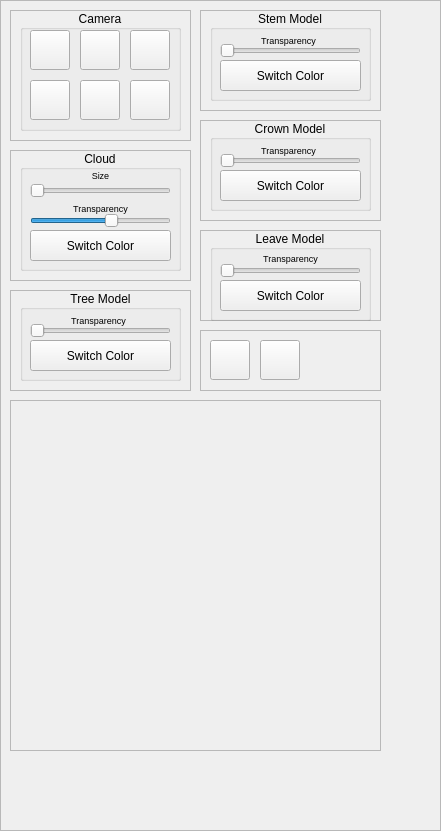
          <widget class="QFrame" name="frame">
           <property name="geometry">
            <rect>
             <x>1360</x>
             <y>0</y>
             <width>441</width>
             <height>831</height>
            </rect>
           </property>
           <property name="frameShape">
            <enum>QFrame::StyledPanel</enum>
           </property>
           <property name="frameShadow">
            <enum>QFrame::Raised</enum>
           </property>
           <widget class="QFrame" name="camera_frame">
            <property name="geometry">
             <rect>
              <x>10</x>
              <y>10</y>
              <width>181</width>
              <height>131</height>
             </rect>
            </property>
            <property name="toolTip">
             <string/>
            </property>
            <property name="statusTip">
             <string>uio</string>
            </property>
            <property name="whatsThis">
             <string>uio</string>
            </property>
            <property name="accessibleName">
             <string>uio</string>
            </property>
            <property name="accessibleDescription">
             <string>uio</string>
            </property>
            <property name="frameShape">
             <enum>QFrame::StyledPanel</enum>
            </property>
            <property name="frameShadow">
             <enum>QFrame::Raised</enum>
            </property>
            <property name="lineWidth">
             <number>2</number>
            </property>
            <widget class="QGroupBox" name="camera_box">
             <property name="geometry">
              <rect>
               <x>10</x>
               <y>0</y>
               <width>161</width>
               <height>121</height>
              </rect>
             </property>
             <property name="title">
              <string>Camera</string>
             </property>
             <property name="alignment">
              <set>Qt::AlignCenter</set>
             </property>
             <widget class="QPushButton" name="xViewNeg">
              <property name="geometry">
               <rect>
                <x>10</x>
                <y>20</y>
                <width>40</width>
                <height>40</height>
               </rect>
              </property>
              <property name="toolTip">
               <string>&lt;html&gt;&lt;head/&gt;&lt;body&gt;&lt;p&gt;Resets the view&lt;/p&gt;&lt;/body&gt;&lt;/html&gt;</string>
              </property>
              <property name="autoFillBackground">
               <bool>false</bool>
              </property>
              <property name="text">
               <string/>
              </property>
              <property name="icon">
               <iconset>
                <normaloff>../resources/ccViewXneg.png</normaloff>../resources/ccViewXneg.png</iconset>
              </property>
             </widget>
             <widget class="QPushButton" name="yViewNeg">
              <property name="geometry">
               <rect>
                <x>60</x>
                <y>20</y>
                <width>40</width>
                <height>40</height>
               </rect>
              </property>
              <property name="toolTip">
               <string>&lt;html&gt;&lt;head/&gt;&lt;body&gt;&lt;p&gt;Resets the view&lt;/p&gt;&lt;/body&gt;&lt;/html&gt;</string>
              </property>
              <property name="autoFillBackground">
               <bool>false</bool>
              </property>
              <property name="text">
               <string/>
              </property>
              <property name="icon">
               <iconset>
                <normaloff>../resources/ccViewYneg.png</normaloff>../resources/ccViewYneg.png</iconset>
              </property>
             </widget>
             <widget class="QPushButton" name="zViewNeg">
              <property name="geometry">
               <rect>
                <x>110</x>
                <y>20</y>
                <width>40</width>
                <height>40</height>
               </rect>
              </property>
              <property name="toolTip">
               <string>&lt;html&gt;&lt;head/&gt;&lt;body&gt;&lt;p&gt;Resets the view&lt;/p&gt;&lt;/body&gt;&lt;/html&gt;</string>
              </property>
              <property name="autoFillBackground">
               <bool>false</bool>
              </property>
              <property name="text">
               <string/>
              </property>
              <property name="icon">
               <iconset>
                <normaloff>../resources/ccViewZneg.png</normaloff>../resources/ccViewZneg.png</iconset>
              </property>
             </widget>
             <widget class="QPushButton" name="xViewPos">
              <property name="geometry">
               <rect>
                <x>10</x>
                <y>70</y>
                <width>40</width>
                <height>40</height>
               </rect>
              </property>
              <property name="toolTip">
               <string>&lt;html&gt;&lt;head/&gt;&lt;body&gt;&lt;p&gt;Resets the view&lt;/p&gt;&lt;/body&gt;&lt;/html&gt;</string>
              </property>
              <property name="autoFillBackground">
               <bool>false</bool>
              </property>
              <property name="text">
               <string/>
              </property>
              <property name="icon">
               <iconset>
                <normaloff>../resources/ccViewXpos.png</normaloff>../resources/ccViewXpos.png</iconset>
              </property>
             </widget>
             <widget class="QPushButton" name="yViewPos">
              <property name="geometry">
               <rect>
                <x>60</x>
                <y>70</y>
                <width>40</width>
                <height>40</height>
               </rect>
              </property>
              <property name="toolTip">
               <string>&lt;html&gt;&lt;head/&gt;&lt;body&gt;&lt;p&gt;Resets the view&lt;/p&gt;&lt;/body&gt;&lt;/html&gt;</string>
              </property>
              <property name="autoFillBackground">
               <bool>false</bool>
              </property>
              <property name="text">
               <string/>
              </property>
              <property name="icon">
               <iconset>
                <normaloff>../resources/ccViewYpos.png</normaloff>../resources/ccViewYpos.png</iconset>
              </property>
             </widget>
             <widget class="QPushButton" name="zViewPos">
              <property name="geometry">
               <rect>
                <x>110</x>
                <y>70</y>
                <width>40</width>
                <height>40</height>
               </rect>
              </property>
              <property name="toolTip">
               <string>&lt;html&gt;&lt;head/&gt;&lt;body&gt;&lt;p&gt;Resets the view&lt;/p&gt;&lt;/body&gt;&lt;/html&gt;</string>
              </property>
              <property name="autoFillBackground">
               <bool>false</bool>
              </property>
              <property name="text">
               <string/>
              </property>
              <property name="icon">
               <iconset>
                <normaloff>../resources/ccViewZpos.png</normaloff>../resources/ccViewZpos.png</iconset>
              </property>
             </widget>
            </widget>
           </widget>
           <widget class="QFrame" name="points_frame">
            <property name="geometry">
             <rect>
              <x>10</x>
              <y>150</y>
              <width>181</width>
              <height>131</height>
             </rect>
            </property>
            <property name="frameShape">
             <enum>QFrame::StyledPanel</enum>
            </property>
            <property name="frameShadow">
             <enum>QFrame::Raised</enum>
            </property>
            <widget class="QGroupBox" name="point_box">
             <property name="geometry">
              <rect>
               <x>10</x>
               <y>0</y>
               <width>161</width>
               <height>121</height>
              </rect>
             </property>
             <property name="title">
              <string>Cloud</string>
             </property>
             <property name="alignment">
              <set>Qt::AlignCenter</set>
             </property>
             <widget class="QLabel" name="point_label">
              <property name="geometry">
               <rect>
                <x>-10</x>
                <y>20</y>
                <width>181</width>
                <height>16</height>
               </rect>
              </property>
              <property name="font">
               <font>
                <pointsize>7</pointsize>
                <weight>50</weight>
                <italic>false</italic>
                <bold>false</bold>
               </font>
              </property>
              <property name="text">
               <string>Size</string>
              </property>
              <property name="alignment">
               <set>Qt::AlignHCenter|Qt::AlignTop</set>
              </property>
             </widget>
             <widget class="QSlider" name="point_size_slider">
              <property name="geometry">
               <rect>
                <x>10</x>
                <y>30</y>
                <width>141</width>
                <height>21</height>
               </rect>
              </property>
              <property name="minimum">
               <number>1</number>
              </property>
              <property name="maximum">
               <number>5</number>
              </property>
              <property name="value">
               <number>1</number>
              </property>
              <property name="orientation">
               <enum>Qt::Horizontal</enum>
              </property>
             </widget>
             <widget class="QLabel" name="point_label2">
              <property name="geometry">
               <rect>
                <x>-10</x>
                <y>50</y>
                <width>181</width>
                <height>16</height>
               </rect>
              </property>
              <property name="font">
               <font>
                <pointsize>7</pointsize>
                <weight>50</weight>
                <italic>false</italic>
                <bold>false</bold>
               </font>
              </property>
              <property name="text">
               <string>Transparency</string>
              </property>
              <property name="alignment">
               <set>Qt::AlignCenter</set>
              </property>
             </widget>
             <widget class="QSlider" name="point_color_slider">
              <property name="geometry">
               <rect>
                <x>10</x>
                <y>60</y>
                <width>141</width>
                <height>21</height>
               </rect>
              </property>
              <property name="minimum">
               <number>0</number>
              </property>
              <property name="maximum">
               <number>255</number>
              </property>
              <property name="value">
               <number>150</number>
              </property>
              <property name="sliderPosition">
               <number>150</number>
              </property>
              <property name="orientation">
               <enum>Qt::Horizontal</enum>
              </property>
              <property name="tickInterval">
               <number>1</number>
              </property>
             </widget>
             <widget class="QPushButton" name="point_color_button">
              <property name="geometry">
               <rect>
                <x>10</x>
                <y>80</y>
                <width>141</width>
                <height>31</height>
               </rect>
              </property>
              <property name="text">
               <string>Switch Color</string>
              </property>
             </widget>
            </widget>
           </widget>
           <widget class="QFrame" name="tree_frame">
            <property name="geometry">
             <rect>
              <x>10</x>
              <y>290</y>
              <width>181</width>
              <height>101</height>
             </rect>
            </property>
            <property name="frameShape">
             <enum>QFrame::StyledPanel</enum>
            </property>
            <property name="frameShadow">
             <enum>QFrame::Raised</enum>
            </property>
            <widget class="QGroupBox" name="tree_box">
             <property name="geometry">
              <rect>
               <x>10</x>
               <y>0</y>
               <width>161</width>
               <height>91</height>
              </rect>
             </property>
             <property name="title">
              <string>Tree Model</string>
             </property>
             <property name="alignment">
              <set>Qt::AlignCenter</set>
             </property>
             <widget class="QLabel" name="tree_label">
              <property name="geometry">
               <rect>
                <x>-12</x>
                <y>20</y>
                <width>181</width>
                <height>20</height>
               </rect>
              </property>
              <property name="font">
               <font>
                <pointsize>7</pointsize>
                <weight>50</weight>
                <italic>false</italic>
                <bold>false</bold>
               </font>
              </property>
              <property name="text">
               <string>Transparency</string>
              </property>
              <property name="alignment">
               <set>Qt::AlignCenter</set>
              </property>
             </widget>
             <widget class="QSlider" name="tree_color_slider">
              <property name="geometry">
               <rect>
                <x>10</x>
                <y>30</y>
                <width>141</width>
                <height>21</height>
               </rect>
              </property>
              <property name="minimum">
               <number>0</number>
              </property>
              <property name="maximum">
               <number>255</number>
              </property>
              <property name="value">
               <number>1</number>
              </property>
              <property name="orientation">
               <enum>Qt::Horizontal</enum>
              </property>
              <property name="tickInterval">
               <number>1</number>
              </property>
             </widget>
             <widget class="QPushButton" name="tree_color_button">
              <property name="geometry">
               <rect>
                <x>10</x>
                <y>50</y>
                <width>141</width>
                <height>31</height>
               </rect>
              </property>
              <property name="text">
               <string>Switch Color</string>
              </property>
             </widget>
            </widget>
           </widget>
           <widget class="QFrame" name="stem_frame">
            <property name="geometry">
             <rect>
              <x>200</x>
              <y>10</y>
              <width>181</width>
              <height>101</height>
             </rect>
            </property>
            <property name="frameShape">
             <enum>QFrame::StyledPanel</enum>
            </property>
            <property name="frameShadow">
             <enum>QFrame::Raised</enum>
            </property>
            <widget class="QGroupBox" name="stem_box">
             <property name="geometry">
              <rect>
               <x>10</x>
               <y>0</y>
               <width>161</width>
               <height>91</height>
              </rect>
             </property>
             <property name="title">
              <string>Stem Model</string>
             </property>
             <property name="alignment">
              <set>Qt::AlignCenter</set>
             </property>
             <widget class="QLabel" name="stem_label">
              <property name="geometry">
               <rect>
                <x>-12</x>
                <y>20</y>
                <width>181</width>
                <height>20</height>
               </rect>
              </property>
              <property name="font">
               <font>
                <pointsize>7</pointsize>
                <weight>50</weight>
                <italic>false</italic>
                <bold>false</bold>
               </font>
              </property>
              <property name="text">
               <string>Transparency</string>
              </property>
              <property name="alignment">
               <set>Qt::AlignCenter</set>
              </property>
             </widget>
             <widget class="QSlider" name="stem_color_slider">
              <property name="geometry">
               <rect>
                <x>10</x>
                <y>30</y>
                <width>141</width>
                <height>21</height>
               </rect>
              </property>
              <property name="minimum">
               <number>0</number>
              </property>
              <property name="maximum">
               <number>255</number>
              </property>
              <property name="value">
               <number>1</number>
              </property>
              <property name="orientation">
               <enum>Qt::Horizontal</enum>
              </property>
              <property name="tickInterval">
               <number>1</number>
              </property>
             </widget>
             <widget class="QPushButton" name="stem_color_button">
              <property name="geometry">
               <rect>
                <x>10</x>
                <y>50</y>
                <width>141</width>
                <height>31</height>
               </rect>
              </property>
              <property name="text">
               <string>Switch Color</string>
              </property>
             </widget>
            </widget>
           </widget>
           <widget class="QFrame" name="crown_frame">
            <property name="geometry">
             <rect>
              <x>200</x>
              <y>120</y>
              <width>181</width>
              <height>101</height>
             </rect>
            </property>
            <property name="frameShape">
             <enum>QFrame::StyledPanel</enum>
            </property>
            <property name="frameShadow">
             <enum>QFrame::Raised</enum>
            </property>
            <widget class="QGroupBox" name="crown_box">
             <property name="geometry">
              <rect>
               <x>10</x>
               <y>0</y>
               <width>161</width>
               <height>91</height>
              </rect>
             </property>
             <property name="title">
              <string>Crown Model</string>
             </property>
             <property name="alignment">
              <set>Qt::AlignCenter</set>
             </property>
             <widget class="QLabel" name="crown_label">
              <property name="geometry">
               <rect>
                <x>-12</x>
                <y>20</y>
                <width>181</width>
                <height>20</height>
               </rect>
              </property>
              <property name="font">
               <font>
                <pointsize>7</pointsize>
                <weight>50</weight>
                <italic>false</italic>
                <bold>false</bold>
               </font>
              </property>
              <property name="text">
               <string>Transparency</string>
              </property>
              <property name="alignment">
               <set>Qt::AlignCenter</set>
              </property>
             </widget>
             <widget class="QSlider" name="crown_color_slider">
              <property name="geometry">
               <rect>
                <x>10</x>
                <y>30</y>
                <width>141</width>
                <height>21</height>
               </rect>
              </property>
              <property name="minimum">
               <number>0</number>
              </property>
              <property name="maximum">
               <number>255</number>
              </property>
              <property name="value">
               <number>1</number>
              </property>
              <property name="orientation">
               <enum>Qt::Horizontal</enum>
              </property>
              <property name="tickInterval">
               <number>1</number>
              </property>
             </widget>
             <widget class="QPushButton" name="crown_color_button">
              <property name="geometry">
               <rect>
                <x>10</x>
                <y>50</y>
                <width>141</width>
                <height>31</height>
               </rect>
              </property>
              <property name="text">
               <string>Switch Color</string>
              </property>
             </widget>
            </widget>
           </widget>
           <widget class="QFrame" name="leave_frame">
            <property name="geometry">
             <rect>
              <x>200</x>
              <y>230</y>
              <width>181</width>
              <height>91</height>
             </rect>
            </property>
            <property name="frameShape">
             <enum>QFrame::StyledPanel</enum>
            </property>
            <property name="frameShadow">
             <enum>QFrame::Raised</enum>
            </property>
            <widget class="QGroupBox" name="leave_box">
             <property name="geometry">
              <rect>
               <x>10</x>
               <y>0</y>
               <width>161</width>
               <height>91</height>
              </rect>
             </property>
             <property name="title">
              <string>Leave Model</string>
             </property>
             <property name="alignment">
              <set>Qt::AlignCenter</set>
             </property>
             <widget class="QLabel" name="leave_label">
              <property name="geometry">
               <rect>
                <x>-10</x>
                <y>20</y>
                <width>181</width>
                <height>16</height>
               </rect>
              </property>
              <property name="font">
               <font>
                <pointsize>7</pointsize>
                <weight>50</weight>
                <italic>false</italic>
                <bold>false</bold>
               </font>
              </property>
              <property name="text">
               <string>Transparency</string>
              </property>
              <property name="alignment">
               <set>Qt::AlignCenter</set>
              </property>
             </widget>
             <widget class="QSlider" name="leave_color_slider">
              <property name="geometry">
               <rect>
                <x>10</x>
                <y>30</y>
                <width>141</width>
                <height>21</height>
               </rect>
              </property>
              <property name="minimum">
               <number>0</number>
              </property>
              <property name="maximum">
               <number>255</number>
              </property>
              <property name="value">
               <number>1</number>
              </property>
              <property name="orientation">
               <enum>Qt::Horizontal</enum>
              </property>
              <property name="tickInterval">
               <number>1</number>
              </property>
             </widget>
             <widget class="QPushButton" name="leave_color_button">
              <property name="geometry">
               <rect>
                <x>10</x>
                <y>50</y>
                <width>141</width>
                <height>31</height>
               </rect>
              </property>
              <property name="text">
               <string>Switch Color</string>
              </property>
             </widget>
            </widget>
           </widget>
           <widget class="QFrame" name="plot_frame">
            <property name="geometry">
             <rect>
              <x>10</x>
              <y>400</y>
              <width>371</width>
              <height>351</height>
             </rect>
            </property>
            <property name="frameShape">
             <enum>QFrame::StyledPanel</enum>
            </property>
            <property name="frameShadow">
             <enum>QFrame::Raised</enum>
            </property>
            <widget class="QVTKWidget" name="qvtkWidget2" native="true">
             <property name="geometry">
              <rect>
               <x>10</x>
               <y>10</y>
               <width>351</width>
               <height>331</height>
              </rect>
             </property>
            </widget>
           </widget>
           <widget class="QFrame" name="frame_2">
            <property name="geometry">
             <rect>
              <x>200</x>
              <y>330</y>
              <width>181</width>
              <height>61</height>
             </rect>
            </property>
            <property name="frameShape">
             <enum>QFrame::StyledPanel</enum>
            </property>
            <property name="frameShadow">
             <enum>QFrame::Raised</enum>
            </property>
            <widget class="QPushButton" name="screenshotbutton">
             <property name="geometry">
              <rect>
               <x>10</x>
               <y>10</y>
               <width>40</width>
               <height>40</height>
              </rect>
             </property>
             <property name="toolTip">
              <string>&lt;html&gt;&lt;head/&gt;&lt;body&gt;&lt;p&gt;Save Screenshot&lt;/p&gt;&lt;/body&gt;&lt;/html&gt;</string>
             </property>
             <property name="autoFillBackground">
              <bool>false</bool>
             </property>
             <property name="text">
              <string/>
             </property>
             <property name="icon">
              <iconset>
               <normaloff>../resources/screen.png</normaloff>../resources/screen.png</iconset>
             </property>
            </widget>
            <widget class="QPushButton" name="background_button">
             <property name="geometry">
              <rect>
               <x>60</x>
               <y>10</y>
               <width>40</width>
               <height>40</height>
              </rect>
             </property>
             <property name="toolTip">
              <string>&lt;html&gt;&lt;head/&gt;&lt;body&gt;&lt;p&gt;Set BackgroundColor&lt;/p&gt;&lt;/body&gt;&lt;/html&gt;</string>
             </property>
             <property name="autoFillBackground">
              <bool>false</bool>
             </property>
             <property name="text">
              <string/>
             </property>
             <property name="icon">
              <iconset>
               <normaloff>../resources/background.png</normaloff>../resources/background.png</iconset>
             </property>
            </widget>
           </widget>
          </widget>
